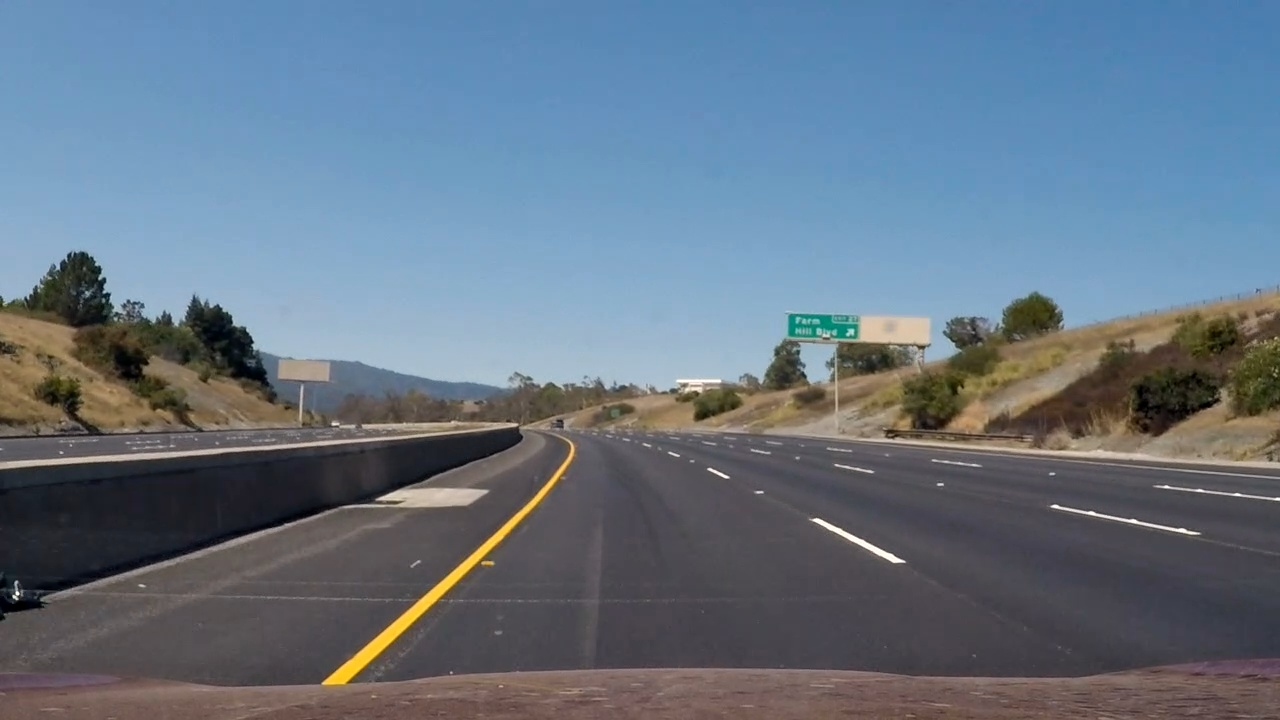
#> input picture frames/frame10.jpg, 1280 x 720 px; its folder holds only this picture in this run
$ python -i detect.py   (imports and definitions only)   (older library calls are emulated)
#> lines starting #> are read from the running program, lines starting #| are printed output that depends on the picture; after the words box and inside, x2 and y2 are one past the last pixel; in counts of white or black regions, pixels touching at a corner belong together
### calibrate.py
from glob import glob
import pickle
import os

import numpy as np
import cv2


_CALIBRATION_IMAGES = glob(os.path.join("camera_cal", "calibration*.jpg"))


# [23 lines left out: function calibrate_camera, not called in this run]


def get_camera_calibration():
    with open("camera_cal/wide_dist_pickle.p", "rb") as _file:
#> (reads camera_cal/wide_dist_pickle.p from the repository)
        data = pickle.load(_file)
        mtx = data.get("mtx", None)
        dist = data.get("dist", None)
    return mtx, dist

### detect.py
import pickle
import cv2
import numpy as np

from matplotlib import pyplot as plt
from moviepy.editor import VideoFileClip

from calibrate import get_camera_calibration


def abs_sobel_thresh(img, orient='x', sobel_kernel=3, thresh=(0, 255)):
    if orient == 'x':
        sobel = cv2.Sobel(img, cv2.CV_64F, 1, 0, ksize=sobel_kernel)
    else:
        sobel = cv2.Sobel(img, cv2.CV_64F, 0, 1, ksize=sobel_kernel)
    abs_sobel = np.absolute(sobel)
    scaled_sobel = np.uint8(255 * abs_sobel / np.max(abs_sobel))
    binary_img = np.zeros_like(scaled_sobel)
    binary_img[(scaled_sobel >= thresh[0]) & (scaled_sobel <= thresh[1])] = 1
    return binary_img


# [17 lines left out: functions mag_thresh, dir_threshold, not called in this run]


def color_threshold(image):
    S = cv2.cvtColor(image, cv2.COLOR_RGB2HLS)[:, :, 2]
    sobel_s = abs_sobel_thresh(S, orient='x', sobel_kernel=3, thresh=(30, 100))

    B = cv2.cvtColor(image, cv2.COLOR_RGB2LAB)[:, :, 2]
    b_binary = np.zeros_like(B)
    b_binary[(B >= 150) & (B <= 255)] = 1

    L = cv2.cvtColor(image, cv2.COLOR_RGB2LAB)[:, :, 0]
    l_binary = np.zeros_like(L)
    l_binary[(L > 225) & (L <= 255)] = 1

    return l_binary | b_binary | sobel_s


def find_inital_lines(warped, nwindows=9, margin=100, minpix=200):
    # histogram of lane pixels
    histogram = np.sum(warped[warped.shape[0] // 2:, :], axis=0)
    # seperate left lane and right lane
    midpoint = np.int(histogram.shape[0] / 2)
    leftx_base = np.argmax(histogram[:midpoint])
    rightx_base = np.argmax(histogram[midpoint:]) + midpoint
    # Set height of windows
    if leftx_base > (300 + margin):
        leftx_base = 300
    if rightx_base < (1000 - margin):
        rightx_base = 1000
    window_height = np.int(warped.shape[0] / nwindows)
    # Identify the x and y positions of all nonzero pixels in the image
    nonzero = warped.nonzero()
    nonzeroy = np.array(nonzero[0])
    nonzerox = np.array(nonzero[1])
    # Current positions to be updated for each window
    leftx_current = leftx_base
    rightx_current = rightx_base
    # Create empty lists to receive left and right lane pixel indices
    left_lane_inds = []
    right_lane_inds = []
    # initalize output image
    out_img = np.dstack((warped, warped, warped)) * 255

    # Step through the windows one by one
    for window in range(nwindows):
        # Identify window boundaries in x and y (and right and left)
        win_y_low = warped.shape[0] - (window + 1) * window_height
        win_y_high = warped.shape[0] - window * window_height
        win_xleft_low = leftx_current - margin
        win_xleft_high = leftx_current + margin
        win_xright_low = rightx_current - margin
        win_xright_high = rightx_current + margin
        # Draw the windows on the visualization image
        cv2.rectangle(out_img, (win_xleft_low, win_y_low), (win_xleft_high, win_y_high),
                      (0, 255, 0), 2)
        cv2.rectangle(out_img, (win_xright_low, win_y_low), (win_xright_high, win_y_high),
                      (0, 255, 0), 2)
        # Identify the nonzero pixels in x and y within the window
        good_left_inds = ((nonzeroy >= win_y_low) & (nonzeroy < win_y_high) &
                          (nonzerox >= win_xleft_low) & (nonzerox < win_xleft_high)).nonzero()[0]
        good_right_inds = ((nonzeroy >= win_y_low) & (nonzeroy < win_y_high) &
                           (nonzerox >= win_xright_low) & (nonzerox < win_xright_high)).nonzero()[0]
        # Append these indices to the lists
        left_lane_inds.append(good_left_inds)
        right_lane_inds.append(good_right_inds)
        # If you found > minpix pixels, recenter next window on their mean position
        if len(good_left_inds) > minpix:
            leftx_current = np.int(np.mean(nonzerox[good_left_inds]))
        if len(good_right_inds) > minpix:
            rightx_current = np.int(np.mean(nonzerox[good_right_inds]))
    # Concatenate the arrays of indices
    left_lane_inds = np.concatenate(left_lane_inds)
    right_lane_inds = np.concatenate(right_lane_inds)

    # Extract left and right line pixel positions
    leftx = nonzerox[left_lane_inds]
    lefty = nonzeroy[left_lane_inds]
    rightx = nonzerox[right_lane_inds]
    righty = nonzeroy[right_lane_inds]

    # Color lanes in image
    out_img[nonzeroy[left_lane_inds], nonzerox[left_lane_inds]] = [255, 0, 0]
    out_img[nonzeroy[right_lane_inds], nonzerox[right_lane_inds]] = [0, 0, 255]

    # Fit a second order polynomial to each
    left_fit = np.polyfit(lefty, leftx, 2)
    right_fit = np.polyfit(righty, rightx, 2)

    return out_img, left_fit, right_fit


# [43 lines left out: functions find_next_lines, visualize_lines, not called in this run]


def draw_lines(rgb, left_fit, right_fit, Minv):
    ploty = np.linspace(0, rgb.shape[0] - 1, rgb.shape[0])
    left_fitx = left_fit[0] * ploty ** 2 + left_fit[1] * ploty + left_fit[2]
    right_fitx = right_fit[0] * ploty ** 2 + right_fit[1] * ploty + right_fit[2]

    ym_per_pix = 30 / 720  # meters per pixel in y dimension
    xm_per_pix = 3.7 / 700  # meters per pixel in x dimension

    y_eval = np.max(ploty)

    # Fit new polynomials to x,y in world space
    left_fit_cr = np.polyfit(ploty * ym_per_pix, left_fitx * xm_per_pix, 2)
    right_fit_cr = np.polyfit(ploty * ym_per_pix, right_fitx * xm_per_pix, 2)
    # Calculate the new radii of curvature
    left_curverad = ((1 + (2 * left_fit_cr[0] * y_eval * ym_per_pix + left_fit_cr[1]) ** 2) ** 1.5) / np.absolute(
        2 * left_fit_cr[0])
    right_curverad = ((1 + (2 * right_fit_cr[0] * y_eval * ym_per_pix + right_fit_cr[1]) ** 2) ** 1.5) / np.absolute(
        2 * right_fit_cr[0])
    # Now our radius of curvature is in meters
    cur_text = "Left Lane Curvature: {} m \n Right Lane Curvature: {} m" \
        .format(np.round(left_curverad, 2), np.round(right_curverad, 2))

    # Position wrt center of the lane.
    lane_centre = (left_fitx[-1] + right_fitx[-1]) / 2.0
    camera_centre = rgb.shape[1] / 2.0
    diff = np.round((camera_centre - lane_centre)*xm_per_pix, 2)

    pos_text = "Offset from centre: {} m".format(diff)

    # Create an image to draw the lines on
    color_warp = np.zeros(rgb.shape).astype(np.uint8)

    # Recast the x and y points into usable format for cv2.fillPoly()
    pts_left = np.array([np.transpose(np.vstack([left_fitx, ploty]))])
    pts_right = np.array([np.flipud(np.transpose(np.vstack([right_fitx, ploty])))])
    pts = np.hstack((pts_left, pts_right))

    # Draw the lane onto the warped blank image
    cv2.fillPoly(color_warp, np.int_([pts]), (0, 255, 0))

    # Warp the blank back to original image space using inverse perspective matrix (Minv)
    newwarp = cv2.warpPerspective(color_warp, Minv, (rgb.shape[1], rgb.shape[0]))
    # Combine the result with the original image
    result = cv2.addWeighted(rgb, 1, newwarp, 0.3, 0)
    cv2.putText(result, cur_text, (100, 100), cv2.FONT_HERSHEY_SIMPLEX, 0.8,
                color=(255, 255, 255), thickness=2, lineType=cv2.LINE_AA)
    cv2.putText(result, pos_text, (100, 150), cv2.FONT_HERSHEY_SIMPLEX, 0.8,
                color=(255, 255, 255), thickness=2, lineType=cv2.LINE_AA)
    return result


def detect_lanes(image):
    image = cv2.undistort(image, mtx, dist, None, mtx)
    binary = color_threshold(image)
    warped = cv2.warpPerspective(binary, M, (1280, 720), flags=cv2.INTER_LINEAR)
    _, left_fit, right_fit = find_inital_lines(warped)
    result = draw_lines(image, left_fit, right_fit, Minv)
    return result

src = np.float32([[200, 720], [595, 450], [685, 450], [1120, 720]])
dst = np.float32([[300, 720], [300, 0], [1000, 0], [1000, 720]])

M = cv2.getPerspectiveTransform(src, dst)
Minv = cv2.getPerspectiveTransform(dst, src)

mtx, dist = get_camera_calibration()

# [5 lines not run here, left out]

>>> import cv2
>>> picture = cv2.cvtColor(cv2.imread('frames/frame10.jpg'), cv2.COLOR_BGR2RGB)
>>> result = detect_lanes(picture)
#> in color_threshold, `sobel_s = abs_sobel_thresh(S, orient='x', sobel_kernel=3, thresh=(30, ..`:
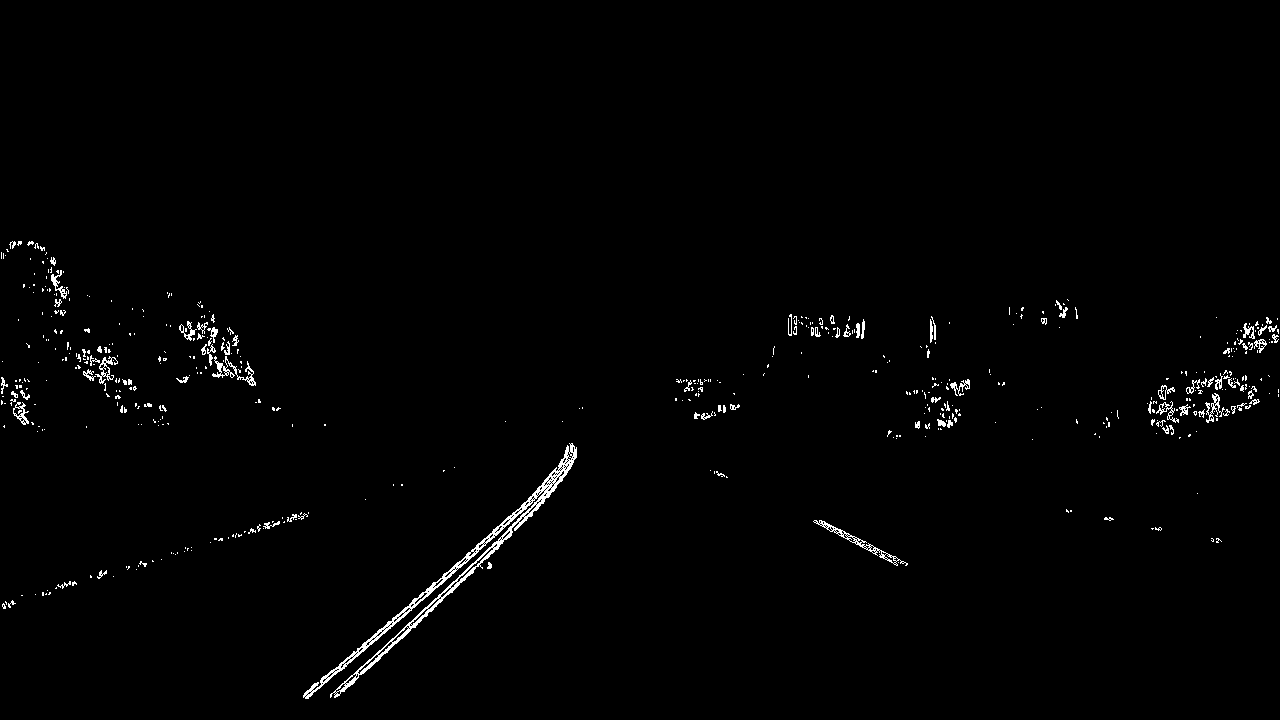
#> sobel_s: shape (720, 1280); values 0 (black) and 1 (white), 1.1% white in thin lines or dots, all inside (x1, y1, x2, y2) = (1, 241, 1279, 699)
#> in color_threshold, `return l_binary | b_binary | sobel_s`: returned value: shape (720, 1280); values 0 (black) and 1 (white), 3.3% white; 484 white regions (379 under 20 px), largest, box (x1, y1, x2, y2) and area: (303, 443, 577, 702) 6736, (931, 324, 1144, 431) 5694, (0, 332, 140, 429) 3936
#> in detect_lanes, `warped = cv2.warpPerspective(binary, M, (1280, 720), flags=cv2.INTER_L..`: warped: shape (720, 1280); values 0 (black) and 1 (white), 5.5% white; 3 white regions, box (x1, y1, x2, y2) and area: (63, 0, 406, 715) 47414, (1028, 562, 1068, 637) 1921, (962, 309, 1001, 387) 1643
#> in find_inital_lines, `histogram = np.sum(warped[warped.shape[0] // 2:, :], axis=0)`: histogram = 1280 values, max 265 at index 354, min 0 at index 0, mean 16.47
#> in find_inital_lines, `leftx_base = np.argmax(histogram[:midpoint])`: leftx_base = 354
#> in find_inital_lines, `rightx_base = np.argmax(histogram[midpoint:]) + midpoint`: rightx_base = 1043
#> in find_inital_lines, `nonzero = warped.nonzero()`: nonzero = 50978 positions, rows 0 to 714, columns 63 to 1067
#> in find_inital_lines, `leftx_current = leftx_base`: leftx_current = 354
#> in find_inital_lines, `rightx_current = rightx_base`: rightx_current = 1043
#> the loop in find_inital_lines, `for window in range(nwindows):` made 9 passes
#> (win_xleft_low, win_xleft_high, win_xright_low, win_xright_high, leftx_current, rightx_current) on passes 2, 5: (266, 466, 943, 1143, 357, 1047), (218, 418, 947, 1147, 289, 982)
#> (win_xleft_low, win_xleft_high, win_xright_low, win_xright_high, leftx_current) on passes 1, 3, 4, 6, 7, 8: (254, 454, 943, 1143, 366), (257, 457, 947, 1147, 342), (242, 442, 947, 1147, 318), (189, 389, 882, 1082, 260), (160, 360, 882, 1082, 223), (123, 323, 882, 1082, 184)
#> after the loop in find_inital_lines, `for window in range(nwindows):`:
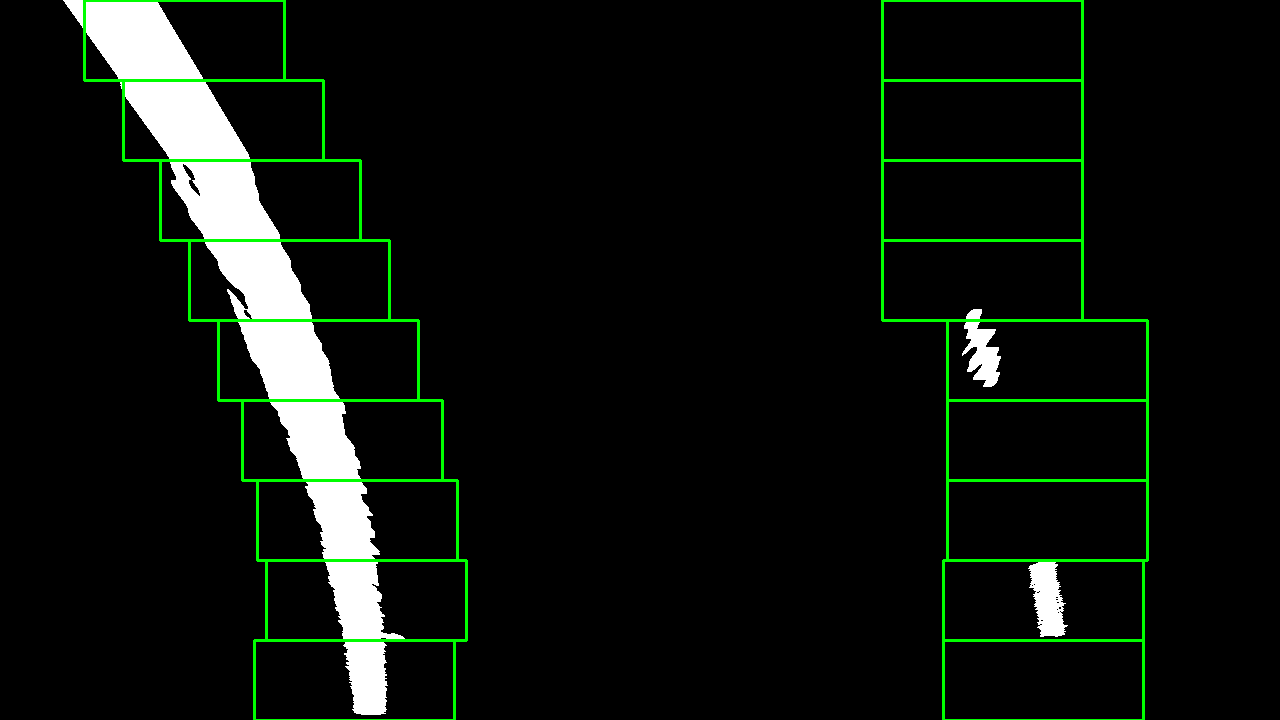
#> out_img: shape (720, 1280, 3); mean of channels 0, 1, 2 13.6, 19.1, 13.6; drawn as B, G, R
#> after the loop in find_inital_lines, `for window in range(nwindows):`: left_lane_inds = 9 items
#> in find_inital_lines, `right_lane_inds = np.concatenate(right_lane_inds)`: right_lane_inds = 3564 values, max 48113 at index 1920, min 25161 at index 3421, mean 37861.8
#> in find_inital_lines, `rightx = nonzerox[right_lane_inds]`: rightx = 3564 values, max 1067 at index 1663, min 962 at index 2626, mean 1016.8
#> in find_inital_lines, `righty = nonzeroy[right_lane_inds]`: righty = 3564 values, max 636 at index 1914, min 309 at index 3421, mean 483.8
#> in find_inital_lines, `left_fit = np.polyfit(lefty, leftx, 2)`: left_fit = [-0.000372, 0.63, 113.6]
#> in find_inital_lines, `right_fit = np.polyfit(righty, rightx, 2)`: right_fit = [-0.00017, 0.424, 854.3]
#> in detect_lanes, `_, left_fit, right_fit = find_inital_lines(warped)`: left_fit = [-0.000372, 0.63, 113.6]; right_fit = [-0.00017, 0.424, 854.3]
#> in draw_lines, `left_fitx = left_fit[0] * ploty ** 2 + left_fit[1] * ploty + left_fit[2]`: left_fitx = 720 values from 113.6 to 374.1
#> in draw_lines, `right_fitx = right_fit[0] * ploty ** 2 + right_fit[1] * ploty + right_..`: right_fitx = 720 values from 854.3 to 1071.2
#> in draw_lines, `left_fit_cr = np.polyfit(ploty * ym_per_pix, left_fitx * xm_per_pix, 2)`: left_fit_cr = [-0.00113, 0.0799, 0.6]
#> in draw_lines, `right_fit_cr = np.polyfit(ploty * ym_per_pix, right_fitx * xm_per_pix,..`: right_fit_cr = [-0.000517, 0.0538, 4.52]
#> in draw_lines, `left_curverad = ((1 + (2 * left_fit_cr[0] * y_eval * ym_per_pix + left..`: left_curverad = 441.7
#> in draw_lines, `right_curverad = ((1 + (2 * right_fit_cr[0] * y_eval * ym_per_pix + ri..`: right_curverad = 968.1
#> in draw_lines, `lane_centre = (left_fitx[-1] + right_fitx[-1]) / 2.0`: lane_centre = 722.6
#> in draw_lines, `diff = np.round((camera_centre - lane_centre)*xm_per_pix, 2)`: diff = -0.44
#> in draw_lines, `pos_text = "Offset from centre: {} m".format(diff)`: pos_text = 'Offset from centre: -0.44 m'
#> in draw_lines, `pts_left = np.array([np.transpose(np.vstack([left_fitx, ploty]))])`: pts_left = 720 pairs, first value 113.6 to 374.1, second value 0 to 719
#> in draw_lines, `pts_right = np.array([np.flipud(np.transpose(np.vstack([right_fitx, pl..`: pts_right = 720 pairs, first value 854.3 to 1071.2, second value 0 to 719
#> in draw_lines, `pts = np.hstack((pts_left, pts_right))`: pts = 1440 pairs, first value 113.6 to 1071.2, second value 0 to 719
#> in draw_lines, `cv2.fillPoly(color_warp, np.int_([pts]), (0, 255, 0))`:
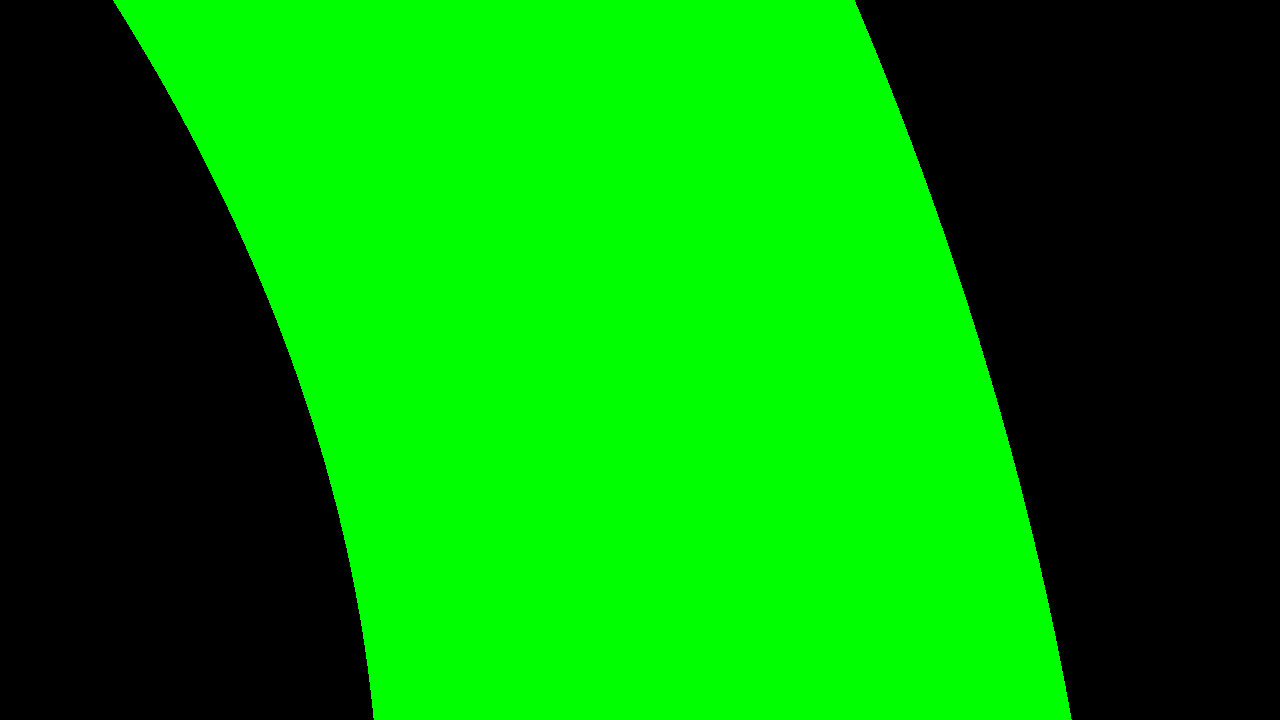
#> color_warp: shape (720, 1280, 3); mean of channels 0, 1, 2 0, 139.9, 0; drawn as B, G, R
#> in draw_lines, `cv2.putText(result, pos_text, (100, 150), cv2.FONT_HERSHEY_SIMPLEX, 0...`:
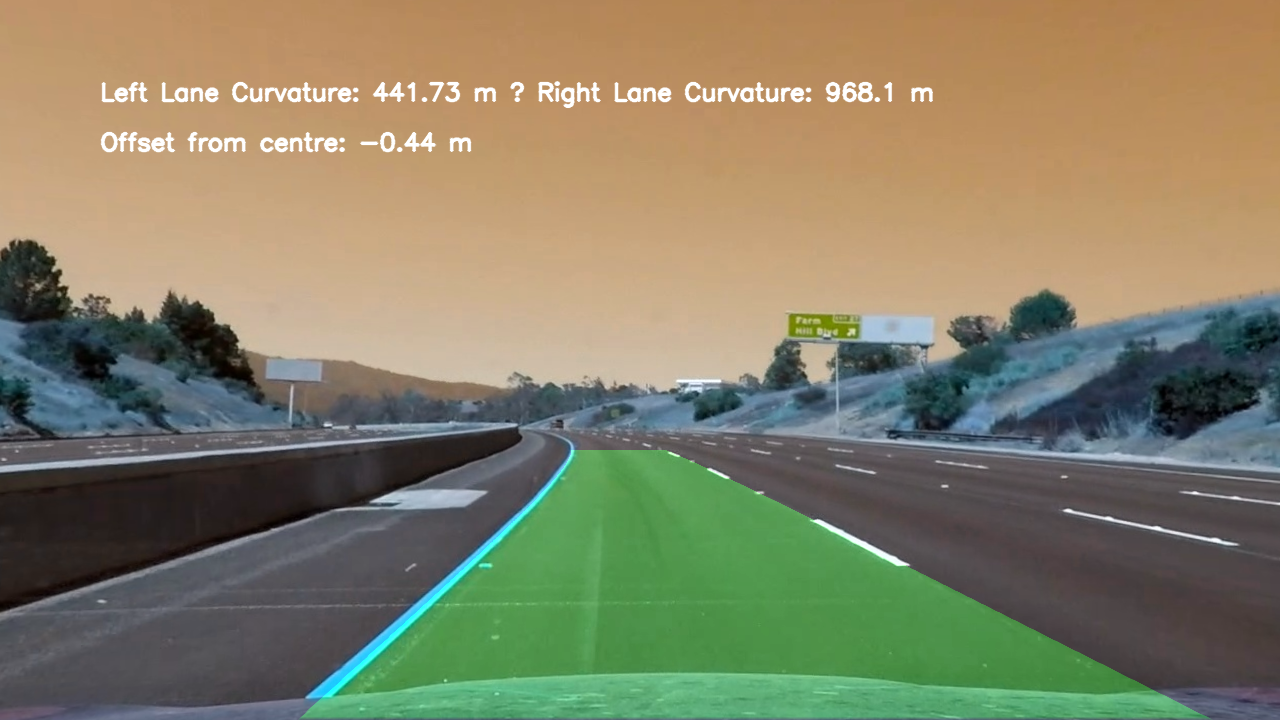
#> result: shape (720, 1280, 3); mean of channels 0, 1, 2 102.8, 129, 132.8; drawn as B, G, R
